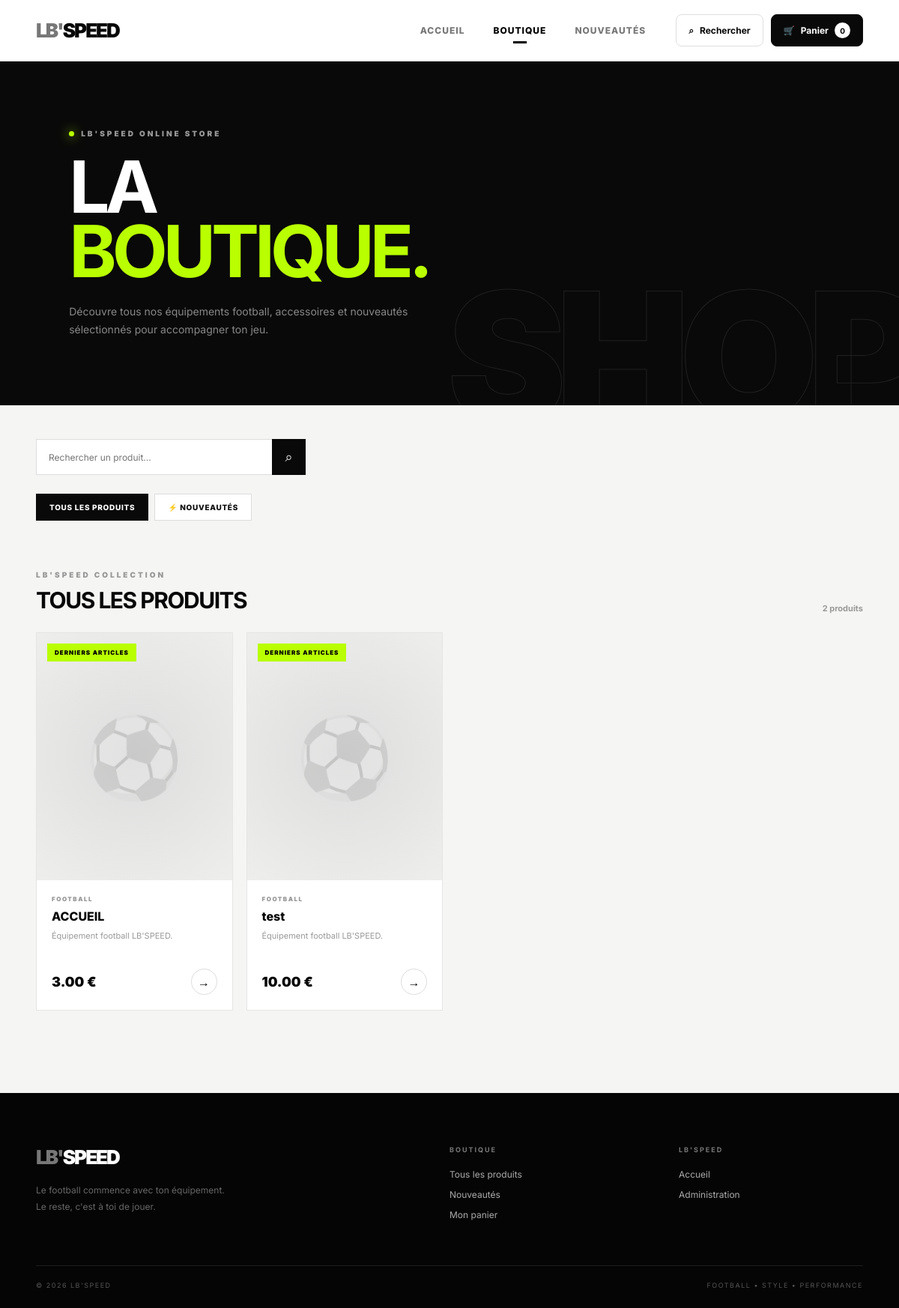
Page /boutique on the committed database.
### tables this page shows
CREATE TABLE products (
            id INTEGER PRIMARY KEY AUTOINCREMENT,
            name TEXT NOT NULL,
            description TEXT DEFAULT '',
            price REAL NOT NULL DEFAULT 0,
            stock INTEGER NOT NULL DEFAULT 0,
            image TEXT DEFAULT '',
            category_id INTEGER,
            created_at TIMESTAMP DEFAULT CURRENT_TIMESTAMP, discount_percent REAL NOT NULL DEFAULT 0, promotion_active INTEGER NOT NULL DEFAULT 0, promotion_discount REAL NOT NULL DEFAULT 0,

            FOREIGN KEY (category_id)
            REFERENCES categories(id)
            ON DELETE SET NULL
        );

### app.py (the view, shortened to what this page needs)
@app.route("/boutique")
def boutique():
    category = request.args.get(
        "category",
        ""
    ).strip()
    search = request.args.get(
        "search",
        ""
    ).strip()
    nouveautes = request.args.get(
        "nouveautes",
        ""
    )
    db = get_db()
    query = """
        SELECT
            p.*,
            c.name AS category_name
        FROM products p
        LEFT JOIN categories c
            ON c.id = p.category_id
        WHERE 1 = 1
    """
    params = []
    if nouveautes:
        query += """
            ORDER BY p.created_at DESC
        """
    else:
        query += """
            ORDER BY p.id DESC
        """
    products = db.execute(
        query,
        params
    ).fetchall()
    categories = db.execute("""
        SELECT *
        FROM categories
        ORDER BY name
    """).fetchall()
    db.close()
    return render_template(
        "boutique.html",
        products=products,
        categories=categories,
        selected_category=category,
        search=search,
        nouveautes=nouveautes
    )

### app.py (called while the page is built, shortened)
@app.context_processor
def global_variables():
    cart = session.get(
        "cart",
        {}
    )
    cart_count = 0
    return {
        "cart_count": cart_count,
        "minimum_commande": MINIMUM_COMMANDE,
        "product_final_price": product_final_price
    }

### database.py (called while the page is built)
def get_db():
    db = sqlite3.connect(
        DATABASE
    )
    db.row_factory = sqlite3.Row
    db.execute(
        "PRAGMA foreign_keys = ON"
    )
    return db

### templates/boutique.html (shortened to what this page needs)
<!DOCTYPE html>
<html lang="fr">
<head>
    <link
        rel="stylesheet"
        href="{{ url_for('static', filename='css/style.css') }}"
    >
</head>
<body>
<header class="header">
    <div class="header-inner">
        <a href="/" class="brand">
            <span>LB'</span>SPEED
        </a>
        <nav class="navigation">
            <a href="/">
                Accueil
            </a>
            <a
                href="/boutique"
                class="{% if not nouveautes and not selected_category %}active{% endif %}"
            >
                Boutique
            </a>
            <a
                href="/boutique?nouveautes=1"
                class="{% if nouveautes == '1' %}active{% endif %}"
            >
                Nouveautés
            </a>
        </nav>
        <div class="header-actions">
            <a
                href="/boutique"
                class="search-button"
            >
                <span>⌕</span>
                <span>Rechercher</span>
            </a>
            <a
                href="/panier"
                class="cart-button"
            >
                <span class="cart-icon">
                    🛒
                </span>
                <span>
                    Panier
                </span>
                <b>
                    {{ cart_count }}
                </b>
            </a>
        </div>
    </div>
</header>
<section class="shop-hero">
    <div class="shop-hero-inner">
        <div class="shop-label">
            <span></span>
            LB'SPEED ONLINE STORE
        </div>
        {% if nouveautes == "1" %}
            <h1>
                LES
                <br>
                <strong>NOUVEAUTÉS.</strong>
            </h1>
            <p>
                Découvre les derniers produits ajoutés
                à la collection LB'SPEED.
            </p>
        {% else %}
            <h1>
                LA
                <br>
                <strong>BOUTIQUE.</strong>
            </h1>
            <p>
                Découvre tous nos équipements football,
                accessoires et nouveautés sélectionnés
                pour accompagner ton jeu.
            </p>
        {% endif %}
    </div>
</section>
<div class="shop-controls">
    <form
        class="shop-search"
        method="GET"
        action="/boutique"
    >
        <input
            type="text"
            name="q"
            value="{{ q }}"
            placeholder="Rechercher un produit..."
        >
        <button type="submit">
            ⌕
        </button>
    </form>
</div>
<div class="shop-categories">
    <a
        href="/boutique"
        class="shop-category
        {% if not selected_category and not nouveautes %}selected{% endif %}"
    >
        Tous les produits
    </a>
    <a
        href="/boutique?nouveautes=1"
        class="shop-category
        {% if nouveautes == '1' %}selected{% endif %}"
    >
        ⚡ Nouveautés
    </a>
</div>
<section class="shop-products">
    <div class="shop-products-header">
        <div>
            <span class="eyebrow">
                LB'SPEED COLLECTION
            </span>
            <h2>
                {% if nouveautes == "1" %}
                    DERNIÈRES ARRIVÉES
                {% elif selected_category %}
                    COLLECTION
                {% else %}
                    TOUS LES PRODUITS
                {% endif %}
            </h2>
        </div>
        <span class="shop-count">
            {{ products|length }}
            produit{% if products|length != 1 %}s{% endif %}
        </span>
    </div>
    {% if products %}
        <div class="shop-grid">
            {% for product in products %}
                <a
                    href="/produit/{{ product.id }}"
                    class="shop-card"
                >
                    <div class="shop-card-image">
                        {% if product.image %}
                            <img
                                src="{{ product.image }}"
                                alt="{{ product.name }}"
                            >
                        {% else %}
                            <div class="shop-placeholder">
                                <span>
                                    ⚽
                                </span>
                            </div>
                        {% endif %}
                        {% if product.stock <= 0 %}
                            <span class="shop-badge out">
                                RUPTURE
                            </span>
                        {% elif product.stock <= 5 %}
                            <span class="shop-badge low">
                                DERNIERS ARTICLES
                            </span>
                        {% elif nouveautes == "1" %}
                            <span class="shop-badge">
                                NOUVEAU
                            </span>
                        {% else %}
                            <span class="shop-badge">
                                DISPONIBLE
                            </span>
                        {% endif %}
                    </div>
                    <div class="shop-card-info">
                        <div class="shop-card-category">
                            {{ product.category_name or "FOOTBALL" }}
                        </div>
                        <h3>
                            {{ product.name }}
                        </h3>
                        <p class="shop-card-description">
                            {{ product.description or
                               "Équipement football LB'SPEED." }}
                        </p>
                        <div class="shop-card-bottom">
                            <strong class="shop-price">
                                {{ "%.2f"|format(product.price) }} €
                            </strong>
                            <span class="shop-arrow">
                                →
                            </span>
                        </div>
                    </div>
                </a>
            {% endfor %}
        </div>
    {% endif %}
</section>
<footer class="footer">
    <div class="footer-main">
        <div class="footer-brand">
            <a href="/" class="brand">
                <span>LB'</span>SPEED
            </a>
            <p>
                Le football commence avec ton équipement.
                <br>
                Le reste, c'est à toi de jouer.
            </p>
        </div>
        <div class="footer-column">
            <h4>BOUTIQUE</h4>
            <a href="/boutique">
                Tous les produits
            </a>
            <a href="/boutique?nouveautes=1">
                Nouveautés
            </a>
            <a href="/panier">
                Mon panier
            </a>
        </div>
        <div class="footer-column">
            <h4>LB'SPEED</h4>
            <a href="/">
                Accueil
            </a>
            <a href="/admin">
                Administration
            </a>
        </div>
    </div>
    <div class="footer-bottom">
        <span>
            © 2026 LB'SPEED
        </span>
        <span>
            FOOTBALL • STYLE • PERFORMANCE
        </span>
    </div>
</footer>
</body>
</html>

### static/css/style.css (style rules this page uses)
* { margin: 0; padding: 0; box-sizing: border-box; }
:root { --black: #080808; --black-2: #0d0d0d; --dark: #111111; --dark-2: #171717; --white: #ffffff; --light: #f5f5f3; --gray: #888888; --gray-2: #666666; --border: #e6e6e3; --green: #b9ff00; --green-dark: #8fc900; --red: #e00000; --orange: #ff9d00; --radius: 8px; --transition: .25s ease; }
html { scroll-behavior: smooth; }
body { font-family: "Inter", Arial, sans-serif; background: var(--light); color: var(--black); overflow-x: hidden; }
body, button, input, textarea, select { font-family: "Inter", Arial, sans-serif; }
a { color: inherit; text-decoration: none; }
button, input, textarea, select { outline: none; }
button { cursor: pointer; }
.header { height: 82px; position: sticky; top: 0; z-index: 1000; background: rgba(255, 255, 255, .94); border-bottom: 1px solid #e8e8e8; backdrop-filter: blur(18px); -webkit-backdrop-filter: blur(18px); }
.header-inner { width: min(1400px, 92%); height: 100%; margin: auto; display: flex; align-items: center; justify-content: space-between; gap: 40px; }
.brand { font-size: 26px; font-weight: 900; letter-spacing: -2px; white-space: nowrap; }
.brand span { color: #777; }
.navigation { display: flex; align-items: center; gap: 38px; margin-left: auto; }
.navigation a { position: relative; color: #777; font-size: 12px; font-weight: 800; text-transform: uppercase; letter-spacing: 1px; transition: var(--transition); }
.navigation a:hover, .navigation a.active { color: #000; }
.navigation a.active::after { content: ""; position: absolute; width: 18px; height: 3px; left: 50%; bottom: -10px; background: #000; transform: translateX(-50%); }
.header-actions { display: flex; align-items: center; gap: 10px; }
.search-button, .cart-button { height: 43px; padding: 0 16px; display: flex; align-items: center; justify-content: center; gap: 8px; border: 1px solid #dedede; border-radius: var(--radius); font-size: 12px; font-weight: 700; transition: var(--transition); }
.cart-button { background: #090909; color: white; border-color: #090909; }
.cart-button b { min-width: 21px; height: 21px; display: flex; align-items: center; justify-content: center; background: white; color: black; border-radius: 50%; font-size: 10px; }
.eyebrow { color: #999; font-size: 10px; font-weight: 900; letter-spacing: 3px; }
.footer { padding: 70px 4% 25px; background: #050505; color: white; }
.footer-main { max-width: 1400px; margin: auto; display: grid; grid-template-columns: 2fr 1fr 1fr; gap: 60px; }
.footer-brand p { max-width: 420px; margin-top: 18px; color: #666; font-size: 12px; line-height: 1.8; }
.footer-column { display: flex; flex-direction: column; gap: 12px; }
.footer-column h4 { margin-bottom: 8px; color: #777; font-size: 9px; letter-spacing: 2px; }
.footer-column a { color: #aaa; font-size: 12px; transition: .2s; }
.footer-bottom { max-width: 1400px; margin: 60px auto 0; padding-top: 20px; display: flex; justify-content: space-between; border-top: 1px solid #1d1d1d; color: #555; font-size: 9px; letter-spacing: 1.5px; }

### rows in the picture
products: stock "DERNIERS ARTICLES", category_name "FOOTBALL", name "ACCUEIL", description "Équipement football LB'SPEED.", price "3.00"
products: stock "DERNIERS ARTICLES", category_name "FOOTBALL", name "test", description "Équipement football LB'SPEED.", price "10.00"

### other values in the picture
{{ cart_count }} "0"
{{ products|length }} "2"
